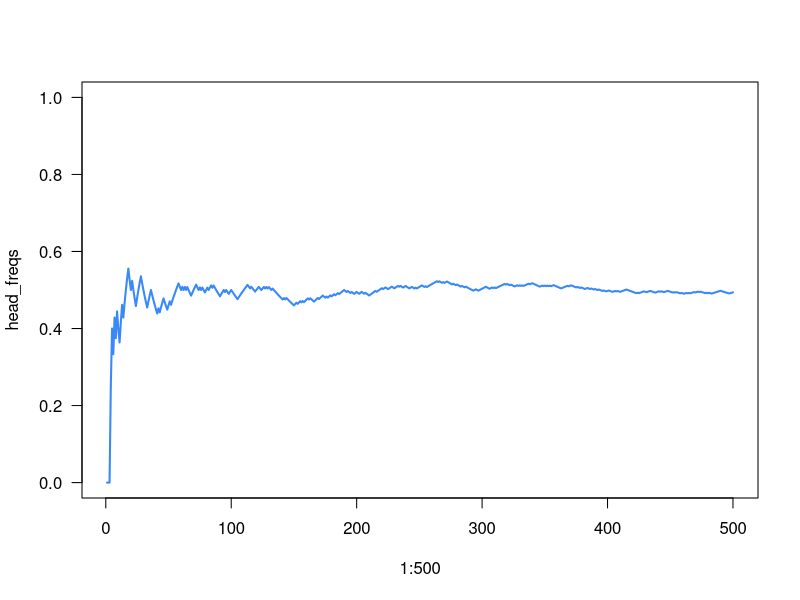

Source code (R): (Note: this script raises an error after producing the figure.)
## ---- chunk 1
knitr::opts_chunk$set(echo = TRUE, error = TRUE)
## ---- chunk 2
# coin object
coin <- c("heads", "tails")
## ---- chunk 3
# one toss
sample(coin, size = 1)
## ---- chunk 4
# 3 tosses
sample(coin, size = 3, replace = TRUE)

# 6 tosses
sample(coin, size = 6, replace = TRUE)
## ---- chunk 5
toss <- function(coin, times = 1) {
  sample(coin, size = times, replace = TRUE)
}

toss(coin, times = 1)
toss(coin, times = 4)
## ---- chunk 6
# five tosses
five <- toss(coin, times = 5)

# proportion of heads and tails
sum(five == "heads") / 5
sum(five == "tails") / 5
## ---- chunk 7
# relative frequencies of heads
cumsum(five == "heads") / 1:length(five)

# relative frequencies of tails
cumsum(five == "tails") / 1:length(five)
## ---- chunk 8
set.seed(5938)
hundreds <- toss(coin, times = 500)
head_freqs = cumsum(hundreds == "heads") / 1:500

plot(1:500, head_freqs, type = "l", ylim = c(0, 1), las = 1,
     col = "#3989f8", lwd = 2)
## ---- chunk 9
# random seed
set.seed(534)

# five tosses
five <- toss(coin, times = 5)

# prop of heads in five
sum(five == "heads") / length(five)
## ---- chunk 10
# six tosses
six <- toss(coin, times = 6)

# prop of heads in six
sum(six == "heads") / length(five)
## ---- chunk 11
# object coin
coin1 <- structure(c("heads", "tails"), class = "coin") 

# object coin
coin2 <- c("heads", "tails")
class(coin2) <- "coin" 
## ---- chunk 12
class(coin1)
## ---- chunk 13
inherits(coin2, "coin")
## ---- chunk 14
flip <- function(coin, times = 1) {
  sample(coin, size = times, replace = TRUE)
}

flip(coin1)
## ---- chunk 15
flip(c('tic', 'tac', 'toe'))
## ---- chunk 16
flip <- function(coin, times = 1) {
  if (class(coin) != "coin") {
    stop("\nflip() requires an object 'coin'")
  }
  sample(coin, size = times, replace = TRUE)
}

# ok
flip(coin1)

# bad coin
flip(c('tic', 'tac', 'toe'))
## ---- chunk 17
# print method
print

# plot method
plot
## ---- chunk 18
# methods for objects "matrix"
methods(class = "matrix")
## ---- chunk 19
flip <- function(x, ...) UseMethod("flip")
## ---- chunk 20
flip.coin <- function(x, times = 1) {
  sample(x, size = times, replace = TRUE)
}
## ---- chunk 21
flip(coin1)
## ---- chunk 22
# no flip() method for regular vectors
flip(c('tic', 'tac', 'toe'))
## ---- chunk 23
# object coin
coin1 <- c("heads", "tails")
class(coin1) <- "coin" 
## ---- chunk 24
ttt <- c('tic', 'tac', 'toe')
class(ttt) <- "coin"

flip(ttt)
## ---- chunk 25
coin <- function(object = c("heads", "tails")) {
  class(object) <- "coin"
  object
}

# default coin
coin()

# another coin
coin(c("h", "t"))
## ---- chunk 26
coin <- function(object = c("heads", "tails")) {
  if (length(object) != 2) {
    stop("\n'object' must be of length 2")
  }
  class(object) <- "coin"
  object
}

# US penny
penny <- coin(c("lincoln", "shield"))
penny

# invlaid coin
coin(ttt)
## ---- chunk 27
coin <- function(object = c("heads", "tails"), prob = c(0.5, 0.5)) {
  if (length(object) != 2) {
    stop("\n'object' must be of length 2")
  }
  attr(object, "prob") <- prob
  class(object) <- "coin"
  object
}

coin()
## ---- chunk 28
check_prob <- function(prob) {
  # if (!is.numeric(prob)) {
  #   stop("\n'prob' must be a numeric vector")
  # }
  if (length(prob) != 2 | !is.numeric(prob)) {
    stop("\n'prob' must be a numeric vector of length 2")
  }
  if (any(prob < 0) | any(prob > 1)) {
    stop("\n'prob' values must be between 0 and 1")
  }
  if (sum(prob) != 1) {
    stop("\nelements in 'prob' must add up to 1")
  }
  TRUE
}
## ---- chunk 29
# good prob
check_prob(c(0.5, 0.5))
check_prob(c(0.1, 0.9))
check_prob(c(1/3, 2/3))
check_prob(c(1/3, 6/9))
## ---- chunk 30
# bad length
check_prob(1)
# bad length
check_prob(c(0.1, 0.2, 0.3))
# negative probability
check_prob(c(-0.2, 0.8))
# what should we do in this case?
check_prob(c(0.33, 0.66))     
## ---- chunk 31
coin <- function(object = c("heads", "tails"), prob = c(0.5, 0.5)) {
  if (length(object) != 2) {
    stop("\n'object' must be of length 2")
  }
  check_prob(prob)
  attr(object, "prob") <- prob
  class(object) <- "coin"
  object
}

coin1 <- coin()
## ---- chunk 32
flip.coin <- function(x, times = 1) {
  sample(x, size = times, replace = TRUE, prob = attr(x, 'prob'))
}
## ---- chunk 33
set.seed(2341)
load_coin <- coin(c('HEADS', 'tails'), prob = c(0.75, 0.25))
flip(load_coin, times = 6)
## ---- chunk 34
quarter1 <- coin(c("washington", "fort")) 
class(quarter1) <- c("quarter", "coin")
quarter1
## ---- chunk 35
inherits(quarter1, "coin")
## ---- chunk 36
dime1 <- coin(c("roosevelt", "torch"), prob = c(0.48, 0.52))
class(dime1) <- c("dime", "coin")
dime1
## ---- chunk 37
flips <- flip(coin1, times = 6)

a <- list(
  tosses = flips, 
  total = length(flips),
  heads = sum(flips == "heads"),
  tails = sum(flips == "tails")
)

a
## ---- chunk 38
make_toss <- function(coin, flips) {
  res <- list(
    coin = coin,
    tosses = flips,
    total = length(flips),
    heads = sum(flips == coin[1]),
    tails = sum(flips == coin[2]))
  class(res) <- "toss"
  res
}
## ---- chunk 39
many_flips <- flip(coin1, times = 50)
a <- make_toss(coin1, many_flips)
class(a)
## ---- chunk 40
toss <- function(coin, times = 1) {
  flips <- flip(coin, times)
  make_toss(coin, flips)
}
## ---- chunk 41
supertoss <- function(coin, times = 1) {
  flips <- flip(coin, times = times)
  res <- list(
    coin = coin,
    tosses = flips,
    total = length(flips),
    heads = sum(flips == coin[1]),
    tails = sum(flips == coin[2]))
  class(res) <- "toss"
  res
}
## ---- chunk 42
toss(quarter1, times = 4)
## ---- chunk 43
toss(quarter1, times = -4)
## ---- chunk 44
toss <- function(coin, times = 1) {
  if (times <= 0) {
    stop("\nargument 'times' must be a positive integer")
  }
  flips <- flip(coin, times = times)
  make_toss(coin, flips)
}

# this works ok
toss(quarter1, 5)

# this doesn't work, but the error message is clear
toss(quarter1, -4)
## ---- chunk 45
check_times <- function(times) {
  if (times <= 0 | !is.numeric(times)) {
    stop("\nargument 'times' must be a positive integer")
  } else {
    TRUE
  }
}
## ---- chunk 46
toss <- function(coin, times = 1) {
  check_times(times)
  flips <- flip(coin, times = times)
  make_toss(coin, flips)
}

toss(quarter1, 5)
## ---- chunk 47
# print method for object of class "toss"
print.toss <- function(x, ...) {
  cat('object "toss"\n')
  cat(sprintf('coin: "%s", "%s"', x$coin[1], x$coin[2]), "\n")
  cat("total tosses:", x$total, "\n")
  cat(sprintf("num of %s:", x$coin[1]), x$heads, "\n")
  cat(sprintf("num of %s:", x$coin[2]), x$tails, "\n")
  invisible(x)
}
## ---- chunk 48
# testing print method
a <- make_toss(coin1, many_flips)
a
## ---- chunk 49
summary.toss <- function(object) {
  structure(object, class = c("summary.toss", class(object)))
}

print.summary.toss <- function(x, ...) {
  cat('summary "toss"\n\n')
  cat(sprintf('coin: "%s", "%s"', x$coin[1], x$coin[2]), "\n")
  cat("total tosses:", x$total, "\n\n")
  cat(sprintf("num of %s:", x$coin[1]), x$heads, "\n")
  cat(sprintf("prop of %s:", x$coin[1]), x$heads/x$total, "\n\n")
  cat(sprintf("num of %s:", x$coin[2]), x$tails, "\n")
  cat(sprintf("prop of %s:", x$coin[2]), x$tails/x$total, "\n")
  invisible(x)
}
## ---- chunk 50
summary(a)
## ---- chunk 51
head_freqs <- function(x) {
  cumsum(x$tosses == x$coin[1]) / 1:x$total
}


tail_freqs <- function(x) {
  cumsum(x$tosses == x$coin[2]) / 1:x$total
}


frequencies <- function(x, side = 1) {
  if (side == 1) {
    return(head_freqs(x))
  } else {
    return(tail_freqs(x))
  }
}
## ---- chunk 52
plot.toss <- function(x, side = 1, ...) {
  freqs <- frequencies(x, side = side)
  plot(1:x$total, freqs, type = "n", ylim = c(0, 1), las = 1,
       xlab = "number of tosses", bty = "n",
       ylab = sprintf("relative frequency of %s", x$coin[side]))
  abline(h = 0.5, col = "gray70", lwd = 1.5)
  lines(1:x$total, freqs, col = "tomato", lwd = 2)
  title(sprintf("Relative Frequencies in a series of %s coin tosses", x$total))
}
## ---- chunk 53
plot(a)
## ---- chunk 54
"[<-.toss" <- function(x, i, value) {
  if (value != x$coin[1] & value != x$coin[2]) {
    stop(sprintf('\nreplacing value must be %s or %s', x$coin[1], x$coin[2]))
  }
  x$tosses[i] <- value
  make_toss(x$coin, x$tosses)
}
## ---- chunk 55
set.seed(3752)
b <- toss(dime1, times = 5)
b$tosses

# replacement
b[1] <- "torch"
b$tosses
## ---- chunk 56
set.seed(3752)
b <- toss(dime1, times = 5)
b$tosses

# replacement
b[6] <- "torch"
b
## ---- chunk 57
set.seed(3752)
b <- toss(dime1, times = 5)
b$tosses

# replacement
b[10] <- "torch"
b
## ---- chunk 58
"[<-.toss" <- function(x, i, value) {
  if (value != x$coin[1] & value != x$coin[2]) {
    stop(sprintf('\nreplacing value must be %s or %s', x$coin[1], x$coin[2]))
  }
  if (i > x$total) {
    stop("\nindex out of bounds")
  }
  x$tosses[i] <- value
  make_toss(x$coin, x$tosses)
}
## ---- chunk 59
set.seed(3752)
b <- toss(dime1, times = 5)
b$tosses

# replacement
b[10] <- "torch"
## ---- chunk 60
b$tosses[3]
## ---- chunk 61
"[.toss" <- function(x, i) {
  x$tosses[i]
}
## ---- chunk 62
set.seed(3752)
b <- toss(dime1, times = 5)
b$tosses
b[1]
## ---- chunk 63
is.toss <- function(x) {
  inherits(x, "toss")
}

is.toss(a)
is.toss(c("heads", "tails"))
## ---- chunk 64
"+.toss" <- function(obj, incr) {
  if (length(incr) != 1 | incr <= 0) {
    stop("\ninvalid increament")
  }
  more_flips <- flip(obj$coin, times = incr)
  make_toss(obj$coin, c(obj$tosses, more_flips))
}
## ---- chunk 65
# add four more tosses
mycoin <- coin()
seven <- toss(mycoin, times = 7)

# two more flips
seven + 2

# three more flips
seven + 3
## ---- chunk 66
# your "-" method
## ---- chunk 67
as.toss <- function(x) {
  x_coin <- coin(unique(x))
  make_toss(x_coin, x)
}
## ---- chunk 68
g <- as.toss(c(0, 1, 1, 0, 1, 0, 1, 0, 1))
g
## ---- chunk 69
# declaring the method
tails <- function(x) UseMethod("tails")

# tails for object "toss"
tails.toss <- function(x) {
  x$tails
}

tails(b)

# try it on a different object
tails(1:4)
## ---- chunk 70
# declaring the method
heads <- function(x) UseMethod("heads")

# tails for object "toss"
heads.toss <- function(x) {
  x$heads
}

heads(b)

# try it on a different object
heads(1:4)
